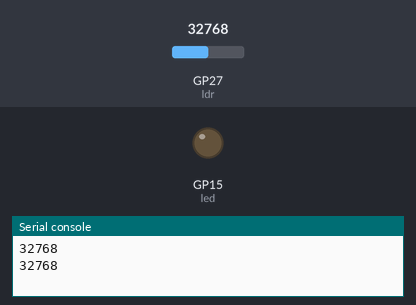
A program run on a simulated Raspberry Pi Pico running MicroPython. Parts: output pins drawn as LEDs (lit = HIGH), the last lines printed to the serial console. The test bench sets the inputs (shaded band); at power-on: GP27 (ldr) = 32768 (analog values on the 0–65535 scale).

Above: at 1.2 s.
1.3 s: GP27 (ldr) set to 14144
4.2 s: GP27 (ldr) set to 12752
At 6.6 s:
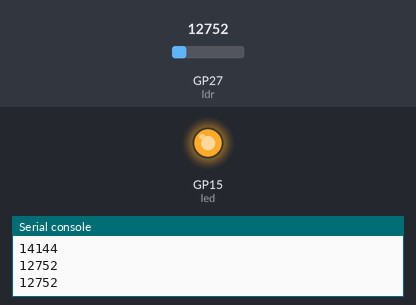
7.5 s: GP27 (ldr) set to 14155
At 10.1 s:
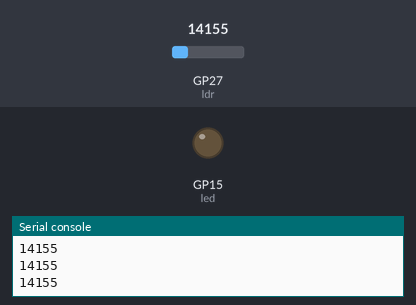
10.5 s: GP27 (ldr) set to 12845
At 12.4 s:
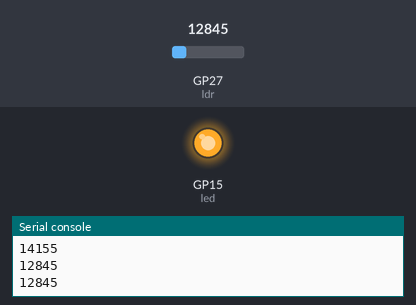
Timing chart, 0 to 13.9 s (numbered marks = the images above; inputs shaded):
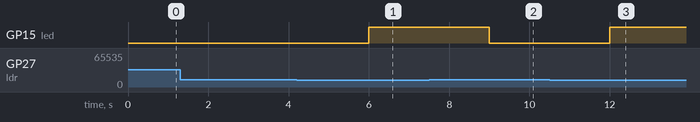

Measured:
- the behaviour switches between 13504 and 13488 on GP27 (ldr) (found by bisection; images 0 and 1)
- after the input at 4.2 s, GP15 (led): LOW → HIGH after 1.8 s
- after the input at 7.5 s, GP15 (led): HIGH → LOW after 1.5 s
- after the input at 10.5 s, GP15 (led): LOW → HIGH after 1.5 s

The program:

LDR.py
```python
import machine
import time

ldr = machine.ADC(27)
led = machine.Pin(15,machine.Pin.OUT)
while True:
    volt = ldr.read_u16()
    print(volt)
    time.sleep(1)
    if volt < 13500:
        led.value(1)
    else:
        led.value(0)
```
